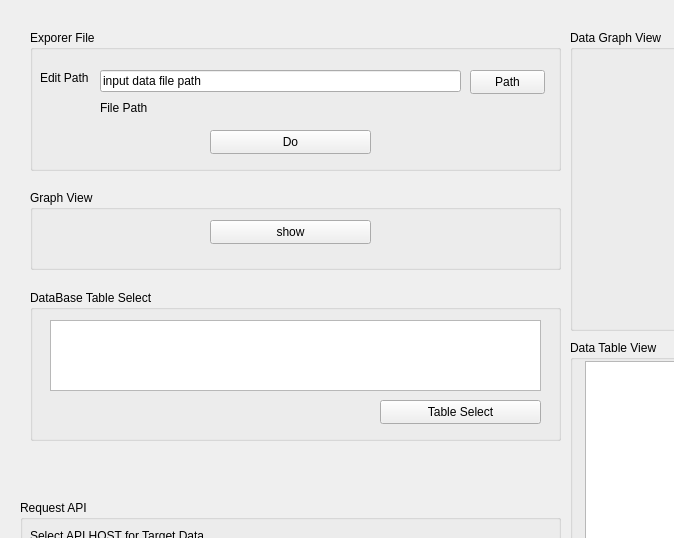
<?xml version="1.0" encoding="UTF-8"?>
<ui version="4.0">
 <class>Form</class>
 <widget class="QWidget" name="Form">
  <property name="geometry">
   <rect>
    <x>0</x>
    <y>0</y>
    <width>674</width>
    <height>538</height>
   </rect>
  </property>
  <property name="windowTitle">
   <string>Form</string>
  </property>
  <widget class="QComboBox" name="comboBox">
   <property name="geometry">
    <rect>
     <x>30</x>
     <y>550</y>
     <width>521</width>
     <height>31</height>
    </rect>
   </property>
  </widget>
  <widget class="QLabel" name="label">
   <property name="geometry">
    <rect>
     <x>30</x>
     <y>520</y>
     <width>211</width>
     <height>31</height>
    </rect>
   </property>
   <property name="text">
    <string>Select API HOST for Target Data </string>
   </property>
  </widget>
  <widget class="QGroupBox" name="groupBox">
   <property name="geometry">
    <rect>
     <x>20</x>
     <y>500</y>
     <width>541</width>
     <height>181</height>
    </rect>
   </property>
   <property name="title">
    <string>Request API</string>
   </property>
  </widget>
  <widget class="QGroupBox" name="groupBox_2">
   <property name="geometry">
    <rect>
     <x>30</x>
     <y>30</y>
     <width>531</width>
     <height>141</height>
    </rect>
   </property>
   <property name="title">
    <string>Exporer File</string>
   </property>
   <widget class="QLineEdit" name="File_Path_Edit">
    <property name="geometry">
     <rect>
      <x>70</x>
      <y>40</y>
      <width>361</width>
      <height>22</height>
     </rect>
    </property>
    <property name="text">
     <string>input data file path</string>
    </property>
   </widget>
   <widget class="QPushButton" name="navi_file_path">
    <property name="geometry">
     <rect>
      <x>440</x>
      <y>40</y>
      <width>75</width>
      <height>24</height>
     </rect>
    </property>
    <property name="text">
     <string>Path</string>
    </property>
   </widget>
   <widget class="QLabel" name="label_2">
    <property name="geometry">
     <rect>
      <x>10</x>
      <y>40</y>
      <width>48</width>
      <height>16</height>
     </rect>
    </property>
    <property name="text">
     <string>Edit Path</string>
    </property>
   </widget>
   <widget class="QPushButton" name="Do">
    <property name="geometry">
     <rect>
      <x>180</x>
      <y>100</y>
      <width>161</width>
      <height>24</height>
     </rect>
    </property>
    <property name="text">
     <string>Do</string>
    </property>
   </widget>
   <widget class="QLabel" name="file_path_print">
    <property name="geometry">
     <rect>
      <x>70</x>
      <y>70</y>
      <width>361</width>
      <height>16</height>
     </rect>
    </property>
    <property name="text">
     <string>File Path</string>
    </property>
   </widget>
  </widget>
  <widget class="QGroupBox" name="groupBox_3">
   <property name="geometry">
    <rect>
     <x>570</x>
     <y>340</y>
     <width>631</width>
     <height>341</height>
    </rect>
   </property>
   <property name="title">
    <string>Data Table View</string>
   </property>
   <widget class="QTableWidget" name="tableWidget">
    <property name="geometry">
     <rect>
      <x>15</x>
      <y>21</y>
      <width>601</width>
      <height>311</height>
     </rect>
    </property>
   </widget>
  </widget>
  <widget class="QGroupBox" name="groupBox_4">
   <property name="geometry">
    <rect>
     <x>570</x>
     <y>30</y>
     <width>631</width>
     <height>301</height>
    </rect>
   </property>
   <property name="title">
    <string>Data Graph View</string>
   </property>
  </widget>
  <widget class="QGroupBox" name="groupBox_5">
   <property name="geometry">
    <rect>
     <x>30</x>
     <y>190</y>
     <width>531</width>
     <height>80</height>
    </rect>
   </property>
   <property name="title">
    <string>Graph View</string>
   </property>
   <widget class="QPushButton" name="DataShow">
    <property name="geometry">
     <rect>
      <x>180</x>
      <y>30</y>
      <width>161</width>
      <height>24</height>
     </rect>
    </property>
    <property name="text">
     <string>show</string>
    </property>
   </widget>
  </widget>
  <widget class="QGroupBox" name="groupBox_6">
   <property name="geometry">
    <rect>
     <x>30</x>
     <y>290</y>
     <width>531</width>
     <height>151</height>
    </rect>
   </property>
   <property name="title">
    <string>DataBase Table Select</string>
   </property>
   <widget class="QPushButton" name="DataShow_2">
    <property name="geometry">
     <rect>
      <x>350</x>
      <y>110</y>
      <width>161</width>
      <height>24</height>
     </rect>
    </property>
    <property name="text">
     <string>Table Select</string>
    </property>
   </widget>
   <widget class="QTableWidget" name="tableWidget_2">
    <property name="geometry">
     <rect>
      <x>20</x>
      <y>30</y>
      <width>491</width>
      <height>71</height>
     </rect>
    </property>
   </widget>
  </widget>
 </widget>
 <resources/>
 <connections/>
</ui>
